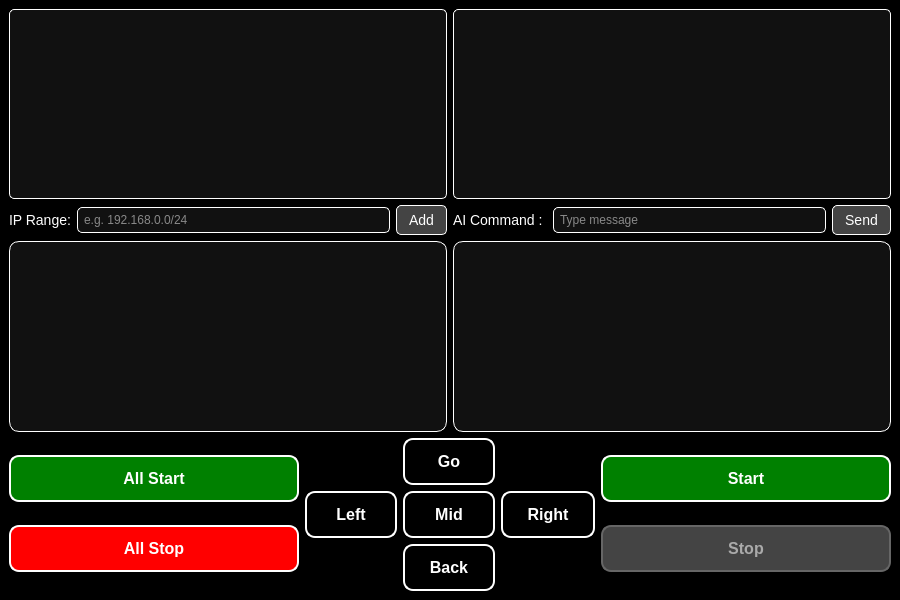
<?xml version="1.0" encoding="UTF-8"?>
<ui version="4.0">
 <class>MainWindow</class>
 <widget class="QMainWindow" name="MainWindow">
  <property name="geometry"><rect><x>0</x><y>0</y><width>900</width><height>600</height></rect></property>
  <property name="windowTitle"><string>AGV Controller</string></property>
  <property name="styleSheet"><string notr="true">QMainWindow { background-color: black; }</string></property>
  <widget class="QWidget" name="centralwidget">
   <property name="styleSheet"><string notr="true">background-color: black;</string></property>
   <layout class="QVBoxLayout" name="mainLayout">
    <item>
     <layout class="QHBoxLayout" name="topLayout">
      <!-- IP Section -->
      <item>
       <layout class="QVBoxLayout" name="ipSection">
        <item>
         <widget class="QListWidget" name="ipListWidget">
          <property name="selectionMode"><enum>QAbstractItemView::SingleSelection</enum></property>
          <property name="sizePolicy">
           <sizepolicy hsizetype="Expanding" vsizetype="Expanding"><horstretch>0</horstretch><verstretch>0</verstretch></sizepolicy>
          </property>
          <property name="styleSheet"><string notr="true">QListWidget { background-color: #111111; color: white; border: 1px solid white; border-radius: 5px; font-size: 14px; padding: 4px; } QListWidget::item:selected { background-color: white; color: black; }</string></property>
         </widget>
        </item>
        <item>
         <layout class="QHBoxLayout" name="ipRegisterLayout">
          <item>
           <widget class="QLabel" name="ipLabel">
            <property name="text"><string>IP Range:</string></property>
            <property name="styleSheet"><string notr="true">color: white; font-size: 14px;</string></property>
           </widget>
          </item>
          <item>
           <widget class="QLineEdit" name="ipRangeInput">
            <property name="placeholderText"><string>e.g. 192.168.0.0/24</string></property>
            <property name="sizePolicy"><sizepolicy hsizetype="Expanding" vsizetype="Fixed"><horstretch>1</horstretch><verstretch>0</verstretch></sizepolicy></property>
            <property name="styleSheet"><string notr="true">background-color: #111111; color: white; border: 1px solid white; border-radius: 5px; padding: 4px;</string></property>
           </widget>
          </item>
          <item>
           <widget class="QPushButton" name="addIpButton">
            <property name="text"><string>Add</string></property>
            <property name="styleSheet"><string notr="true">background-color: #444444; color: white; border: 1px solid white; border-radius: 5px; padding: 6px 12px; font-size: 14px;</string></property>
           </widget>
          </item>
         </layout>
        </item>
       </layout>
      </item>
      <!-- Chat Section -->
      <item>
       <layout class="QVBoxLayout" name="chatSection">
        <item>
         <widget class="QTextEdit" name="chatLog">
          <property name="readOnly"><bool>true</bool></property>
          <property name="styleSheet"><string notr="true">background-color: #111111; color: white; border: 1px solid white; border-radius: 5px; font-size: 14px; padding: 8px;</string></property>
          <property name="sizePolicy"><sizepolicy hsizetype="Expanding" vsizetype="Expanding"><horstretch>1</horstretch><verstretch>1</verstretch></sizepolicy></property>
         </widget>
        </item>
        <item>
         <layout class="QHBoxLayout" name="chatInputLayout">
         <item>
          <widget class="QLabel" name="ipLabel">
           <property name="text"><string>AI Command : </string></property>
           <property name="styleSheet"><string notr="true">color: white; font-size: 14px;</string></property>
          </widget>
         </item>
          <item>
           <widget class="QLineEdit" name="chatInput">
            <property name="placeholderText"><string>Type message</string></property>
            <property name="styleSheet"><string notr="true">background-color: #111111; color: white; border: 1px solid white; border-radius: 5px; padding: 4px;</string></property>
            <property name="sizePolicy"><sizepolicy hsizetype="Expanding" vsizetype="Fixed"><horstretch>1</horstretch><verstretch>0</verstretch></sizepolicy></property>
           </widget>
          </item>
          <item>
           <widget class="QPushButton" name="sendChatButton">
            <property name="text"><string>Send</string></property>
            <property name="styleSheet"><string notr="true">background-color: #444444; color: white; border: 1px solid white; border-radius: 5px; padding: 6px 12px; font-size: 14px;</string></property>
           </widget>
          </item>
         </layout>
        </item>
       </layout>
      </item>
     </layout>
    </item>
    <!-- Logs and Sensing -->
    <item>
     <layout class="QHBoxLayout" name="textLayout">
      <item>
       <widget class="QPlainTextEdit" name="logText">
        <property name="styleSheet"><string notr="true">background-color: #111111; color: white; border: 1px solid white; border-radius: 10px; font-size: 14px; padding: 8px;</string></property>
        <property name="sizePolicy"><sizepolicy hsizetype="Expanding" vsizetype="Preferred"><horstretch>0</horstretch><verstretch>0</verstretch></sizepolicy></property>
       </widget>
      </item>
      <item>
       <widget class="QPlainTextEdit" name="sensingText">
        <property name="styleSheet"><string notr="true">background-color: #111111; color: white; border: 1px solid white; border-radius: 10px; font-size: 14px; padding: 8px;</string></property>
        <property name="sizePolicy"><sizepolicy hsizetype="Expanding" vsizetype="Preferred"><horstretch>0</horstretch><verstretch>0</verstretch></sizepolicy></property>
       </widget>
      </item>
     </layout>
    </item>
    <!-- Control Buttons -->
    <item>
     <layout class="QHBoxLayout" name="buttonSection">
      <!-- Left All Controls -->
      <item>
       <layout class="QVBoxLayout" name="allControlsLeft">
        <item>
         <widget class="QPushButton" name="startButtonLeft">
          <property name="text"><string>All Start</string></property>
          <property name="styleSheet"><string notr="true">QPushButton { background-color: green; color: white; border: 2px solid white; border-radius: 10px; padding: 12px 24px; font-size: 16px; font-weight: bold; } QPushButton:disabled { background-color: #444444; color: #aaaaaa; border: 2px solid #666666; }</string></property>
         </widget>
        </item>
        <item>
         <widget class="QPushButton" name="stopButtonLeft">
          <property name="text"><string>All Stop</string></property>
          <property name="styleSheet"><string notr="true">QPushButton { background-color: red; color: white; border: 2px solid white; border-radius: 10px; padding: 12px 24px; font-size: 16px; font-weight: bold; } QPushButton:disabled { background-color: #444444; color: #aaaaaa; border: 2px solid #666666; }</string></property>
         </widget>
        </item>
       </layout>
      </item>
      <!-- Main Controls -->
      <item>
       <layout class="QGridLayout" name="gridButtons">
        <item row="0" column="1">
         <widget class="QPushButton" name="goButton">
          <property name="text"><string>Go</string></property>
          <property name="styleSheet"><string notr="true">QPushButton { background-color: black; color: white; border: 2px solid white; border-radius: 10px; padding: 12px 24px; font-size: 16px; font-weight: bold; } QPushButton:disabled { background-color: #444444; color: #aaaaaa; border: 2px solid #666666; }</string></property>
         </widget>
        </item>
        <item row="1" column="0">
         <widget class="QPushButton" name="leftButton">
          <property name="text"><string>Left</string></property>
          <property name="styleSheet"><string notr="true">QPushButton { background-color: black; color: white; border: 2px solid white; border-radius: 10px; padding: 12px 24px; font-size: 16px; font-weight: bold; } QPushButton:disabled { background-color: #444444; color: #aaaaaa; border: 2px solid #666666; }</string></property>
         </widget>
        </item>
        <item row="1" column="1">
         <widget class="QPushButton" name="midButton">
          <property name="text"><string>Mid</string></property>
          <property name="styleSheet"><string notr="true">QPushButton { background-color: black; color: white; border: 2px solid white; border-radius: 10px; padding: 12px 24px; font-size: 16px; font-weight: bold; } QPushButton:disabled { background-color: #444444; color: #aaaaaa; border: 2px solid #666666; }</string></property>
         </widget>
        </item>
        <item row="1" column="2">
         <widget class="QPushButton" name="rightButton">
          <property name="text"><string>Right</string></property>
          <property name="styleSheet"><string notr="true">QPushButton { background-color: black; color: white; border: 2px solid white; border-radius: 10px; padding: 12px 24px; font-size: 16px; font-weight: bold; } QPushButton:disabled { background-color: #444444; color: #aaaaaa; border: 2px solid #666666; }</string></property>
         </widget>
        </item>
        <item row="2" column="1">
         <widget class="QPushButton" name="backButton">
          <property name="text"><string>Back</string></property>
          <property name="styleSheet"><string notr="true">QPushButton { background-color: black; color: white; border: 2px solid white; border-radius: 10px; padding: 12px 24px; font-size: 16px; font-weight: bold; } QPushButton:disabled { background-color: #444444; color: #aaaaaa; border: 2px solid #666666; }</string></property>
         </widget>
        </item>
       </layout>
      </item>
      <!-- Right All Controls -->
      <item>
       <layout class="QVBoxLayout" name="allControlsRight">
        <item>
         <widget class="QPushButton" name="startButton">
          <property name="text"><string>Start</string></property>
          <property name="styleSheet"><string notr="true">QPushButton { background-color: green; color: white; border: 2px solid white; border-radius: 10px; padding: 12px 24px; font-size: 16px; font-weight: bold; } QPushButton:disabled { background-color: #444444; color: #aaaaaa; border: 2px solid #666666; }</string></property>
         </widget>
        </item>
        <item>
         <widget class="QPushButton" name="stopButton">
          <property name="text"><string>Stop</string></property>
          <property name="enabled"><bool>false</bool></property>
          <property name="styleSheet"><string notr="true">QPushButton { background-color: red; color: white; border: 2px solid white; border-radius: 10px; padding: 12px 24px; font-size: 16px; font-weight: bold; } QPushButton:disabled { background-color: #444444; color: #aaaaaa; border: 2px solid #666666; }</string></property>
         </widget>
        </item>
       </layout>
      </item>
     </layout>
    </item>
   </layout>
  </widget>
 </widget>
 <resources/>
 <connections/>
</ui>
